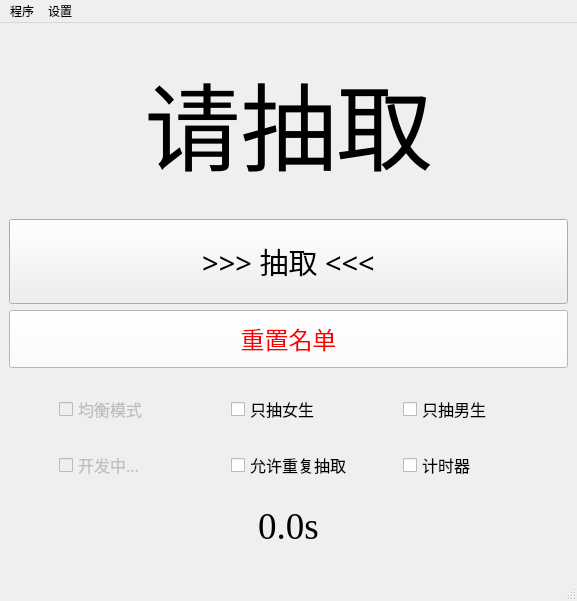
<?xml version="1.0" encoding="UTF-8"?>
<ui version="4.0">
 <class>MainWindow</class>
 <widget class="QMainWindow" name="MainWindow">
  <property name="enabled">
   <bool>true</bool>
  </property>
  <property name="geometry">
   <rect>
    <x>0</x>
    <y>0</y>
    <width>577</width>
    <height>601</height>
   </rect>
  </property>
  <property name="sizePolicy">
   <sizepolicy hsizetype="Preferred" vsizetype="Preferred">
    <horstretch>0</horstretch>
    <verstretch>0</verstretch>
   </sizepolicy>
  </property>
  <property name="windowTitle">
   <string>MainWindow</string>
  </property>
  <widget class="QWidget" name="centralwidget">
   <layout class="QVBoxLayout" name="verticalLayout_3">
    <item>
     <widget class="QLabel" name="name_label">
      <property name="sizePolicy">
       <sizepolicy hsizetype="Minimum" vsizetype="Maximum">
        <horstretch>0</horstretch>
        <verstretch>0</verstretch>
       </sizepolicy>
      </property>
      <property name="font">
       <font>
        <family>微软雅黑</family>
        <pointsize>72</pointsize>
       </font>
      </property>
      <property name="layoutDirection">
       <enum>Qt::LeftToRight</enum>
      </property>
      <property name="text">
       <string>请抽取</string>
      </property>
      <property name="alignment">
       <set>Qt::AlignCenter</set>
      </property>
     </widget>
    </item>
    <item>
     <layout class="QVBoxLayout" name="verticalLayout">
      <item>
       <widget class="QPushButton" name="pick_name_button">
        <property name="font">
         <font>
          <family>黑体</family>
          <pointsize>22</pointsize>
         </font>
        </property>
        <property name="styleSheet">
         <string notr="true">QPushButton {
    padding: 20px;
}
</string>
        </property>
        <property name="text">
         <string>&gt;&gt;&gt; 抽取 &lt;&lt;&lt;</string>
        </property>
       </widget>
      </item>
      <item>
       <widget class="QPushButton" name="reset_button">
        <property name="palette">
         <palette>
          <active>
           <colorrole role="WindowText">
            <brush brushstyle="SolidPattern">
             <color alpha="255">
              <red>0</red>
              <green>0</green>
              <blue>0</blue>
             </color>
            </brush>
           </colorrole>
           <colorrole role="Button">
            <brush brushstyle="SolidPattern">
             <color alpha="255">
              <red>255</red>
              <green>255</green>
              <blue>255</blue>
             </color>
            </brush>
           </colorrole>
           <colorrole role="Light">
            <brush brushstyle="SolidPattern">
             <color alpha="255">
              <red>255</red>
              <green>255</green>
              <blue>255</blue>
             </color>
            </brush>
           </colorrole>
           <colorrole role="Midlight">
            <brush brushstyle="SolidPattern">
             <color alpha="255">
              <red>255</red>
              <green>255</green>
              <blue>255</blue>
             </color>
            </brush>
           </colorrole>
           <colorrole role="Dark">
            <brush brushstyle="SolidPattern">
             <color alpha="255">
              <red>127</red>
              <green>127</green>
              <blue>127</blue>
             </color>
            </brush>
           </colorrole>
           <colorrole role="Mid">
            <brush brushstyle="SolidPattern">
             <color alpha="255">
              <red>170</red>
              <green>170</green>
              <blue>170</blue>
             </color>
            </brush>
           </colorrole>
           <colorrole role="Text">
            <brush brushstyle="SolidPattern">
             <color alpha="255">
              <red>0</red>
              <green>0</green>
              <blue>0</blue>
             </color>
            </brush>
           </colorrole>
           <colorrole role="BrightText">
            <brush brushstyle="SolidPattern">
             <color alpha="255">
              <red>255</red>
              <green>255</green>
              <blue>255</blue>
             </color>
            </brush>
           </colorrole>
           <colorrole role="ButtonText">
            <brush brushstyle="SolidPattern">
             <color alpha="255">
              <red>255</red>
              <green>0</green>
              <blue>0</blue>
             </color>
            </brush>
           </colorrole>
           <colorrole role="Base">
            <brush brushstyle="SolidPattern">
             <color alpha="255">
              <red>255</red>
              <green>255</green>
              <blue>255</blue>
             </color>
            </brush>
           </colorrole>
           <colorrole role="Window">
            <brush brushstyle="SolidPattern">
             <color alpha="255">
              <red>255</red>
              <green>255</green>
              <blue>255</blue>
             </color>
            </brush>
           </colorrole>
           <colorrole role="Shadow">
            <brush brushstyle="SolidPattern">
             <color alpha="255">
              <red>0</red>
              <green>0</green>
              <blue>0</blue>
             </color>
            </brush>
           </colorrole>
           <colorrole role="AlternateBase">
            <brush brushstyle="SolidPattern">
             <color alpha="255">
              <red>255</red>
              <green>255</green>
              <blue>255</blue>
             </color>
            </brush>
           </colorrole>
           <colorrole role="ToolTipBase">
            <brush brushstyle="SolidPattern">
             <color alpha="255">
              <red>255</red>
              <green>255</green>
              <blue>220</blue>
             </color>
            </brush>
           </colorrole>
           <colorrole role="ToolTipText">
            <brush brushstyle="SolidPattern">
             <color alpha="255">
              <red>0</red>
              <green>0</green>
              <blue>0</blue>
             </color>
            </brush>
           </colorrole>
           <colorrole role="PlaceholderText">
            <brush brushstyle="SolidPattern">
             <color alpha="128">
              <red>255</red>
              <green>0</green>
              <blue>0</blue>
             </color>
            </brush>
           </colorrole>
          </active>
          <inactive>
           <colorrole role="WindowText">
            <brush brushstyle="SolidPattern">
             <color alpha="255">
              <red>0</red>
              <green>0</green>
              <blue>0</blue>
             </color>
            </brush>
           </colorrole>
           <colorrole role="Button">
            <brush brushstyle="SolidPattern">
             <color alpha="255">
              <red>255</red>
              <green>255</green>
              <blue>255</blue>
             </color>
            </brush>
           </colorrole>
           <colorrole role="Light">
            <brush brushstyle="SolidPattern">
             <color alpha="255">
              <red>255</red>
              <green>255</green>
              <blue>255</blue>
             </color>
            </brush>
           </colorrole>
           <colorrole role="Midlight">
            <brush brushstyle="SolidPattern">
             <color alpha="255">
              <red>255</red>
              <green>255</green>
              <blue>255</blue>
             </color>
            </brush>
           </colorrole>
           <colorrole role="Dark">
            <brush brushstyle="SolidPattern">
             <color alpha="255">
              <red>127</red>
              <green>127</green>
              <blue>127</blue>
             </color>
            </brush>
           </colorrole>
           <colorrole role="Mid">
            <brush brushstyle="SolidPattern">
             <color alpha="255">
              <red>170</red>
              <green>170</green>
              <blue>170</blue>
             </color>
            </brush>
           </colorrole>
           <colorrole role="Text">
            <brush brushstyle="SolidPattern">
             <color alpha="255">
              <red>0</red>
              <green>0</green>
              <blue>0</blue>
             </color>
            </brush>
           </colorrole>
           <colorrole role="BrightText">
            <brush brushstyle="SolidPattern">
             <color alpha="255">
              <red>255</red>
              <green>255</green>
              <blue>255</blue>
             </color>
            </brush>
           </colorrole>
           <colorrole role="ButtonText">
            <brush brushstyle="SolidPattern">
             <color alpha="255">
              <red>255</red>
              <green>0</green>
              <blue>0</blue>
             </color>
            </brush>
           </colorrole>
           <colorrole role="Base">
            <brush brushstyle="SolidPattern">
             <color alpha="255">
              <red>255</red>
              <green>255</green>
              <blue>255</blue>
             </color>
            </brush>
           </colorrole>
           <colorrole role="Window">
            <brush brushstyle="SolidPattern">
             <color alpha="255">
              <red>255</red>
              <green>255</green>
              <blue>255</blue>
             </color>
            </brush>
           </colorrole>
           <colorrole role="Shadow">
            <brush brushstyle="SolidPattern">
             <color alpha="255">
              <red>0</red>
              <green>0</green>
              <blue>0</blue>
             </color>
            </brush>
           </colorrole>
           <colorrole role="AlternateBase">
            <brush brushstyle="SolidPattern">
             <color alpha="255">
              <red>255</red>
              <green>255</green>
              <blue>255</blue>
             </color>
            </brush>
           </colorrole>
           <colorrole role="ToolTipBase">
            <brush brushstyle="SolidPattern">
             <color alpha="255">
              <red>255</red>
              <green>255</green>
              <blue>220</blue>
             </color>
            </brush>
           </colorrole>
           <colorrole role="ToolTipText">
            <brush brushstyle="SolidPattern">
             <color alpha="255">
              <red>0</red>
              <green>0</green>
              <blue>0</blue>
             </color>
            </brush>
           </colorrole>
           <colorrole role="PlaceholderText">
            <brush brushstyle="SolidPattern">
             <color alpha="128">
              <red>255</red>
              <green>0</green>
              <blue>0</blue>
             </color>
            </brush>
           </colorrole>
          </inactive>
          <disabled>
           <colorrole role="WindowText">
            <brush brushstyle="SolidPattern">
             <color alpha="255">
              <red>127</red>
              <green>127</green>
              <blue>127</blue>
             </color>
            </brush>
           </colorrole>
           <colorrole role="Button">
            <brush brushstyle="SolidPattern">
             <color alpha="255">
              <red>255</red>
              <green>255</green>
              <blue>255</blue>
             </color>
            </brush>
           </colorrole>
           <colorrole role="Light">
            <brush brushstyle="SolidPattern">
             <color alpha="255">
              <red>255</red>
              <green>255</green>
              <blue>255</blue>
             </color>
            </brush>
           </colorrole>
           <colorrole role="Midlight">
            <brush brushstyle="SolidPattern">
             <color alpha="255">
              <red>255</red>
              <green>255</green>
              <blue>255</blue>
             </color>
            </brush>
           </colorrole>
           <colorrole role="Dark">
            <brush brushstyle="SolidPattern">
             <color alpha="255">
              <red>127</red>
              <green>127</green>
              <blue>127</blue>
             </color>
            </brush>
           </colorrole>
           <colorrole role="Mid">
            <brush brushstyle="SolidPattern">
             <color alpha="255">
              <red>170</red>
              <green>170</green>
              <blue>170</blue>
             </color>
            </brush>
           </colorrole>
           <colorrole role="Text">
            <brush brushstyle="SolidPattern">
             <color alpha="255">
              <red>127</red>
              <green>127</green>
              <blue>127</blue>
             </color>
            </brush>
           </colorrole>
           <colorrole role="BrightText">
            <brush brushstyle="SolidPattern">
             <color alpha="255">
              <red>255</red>
              <green>255</green>
              <blue>255</blue>
             </color>
            </brush>
           </colorrole>
           <colorrole role="ButtonText">
            <brush brushstyle="SolidPattern">
             <color alpha="255">
              <red>127</red>
              <green>127</green>
              <blue>127</blue>
             </color>
            </brush>
           </colorrole>
           <colorrole role="Base">
            <brush brushstyle="SolidPattern">
             <color alpha="255">
              <red>255</red>
              <green>255</green>
              <blue>255</blue>
             </color>
            </brush>
           </colorrole>
           <colorrole role="Window">
            <brush brushstyle="SolidPattern">
             <color alpha="255">
              <red>255</red>
              <green>255</green>
              <blue>255</blue>
             </color>
            </brush>
           </colorrole>
           <colorrole role="Shadow">
            <brush brushstyle="SolidPattern">
             <color alpha="255">
              <red>0</red>
              <green>0</green>
              <blue>0</blue>
             </color>
            </brush>
           </colorrole>
           <colorrole role="AlternateBase">
            <brush brushstyle="SolidPattern">
             <color alpha="255">
              <red>255</red>
              <green>255</green>
              <blue>255</blue>
             </color>
            </brush>
           </colorrole>
           <colorrole role="ToolTipBase">
            <brush brushstyle="SolidPattern">
             <color alpha="255">
              <red>255</red>
              <green>255</green>
              <blue>220</blue>
             </color>
            </brush>
           </colorrole>
           <colorrole role="ToolTipText">
            <brush brushstyle="SolidPattern">
             <color alpha="255">
              <red>0</red>
              <green>0</green>
              <blue>0</blue>
             </color>
            </brush>
           </colorrole>
           <colorrole role="PlaceholderText">
            <brush brushstyle="SolidPattern">
             <color alpha="128">
              <red>0</red>
              <green>0</green>
              <blue>0</blue>
             </color>
            </brush>
           </colorrole>
          </disabled>
         </palette>
        </property>
        <property name="font">
         <font>
          <family>黑体</family>
          <pointsize>18</pointsize>
         </font>
        </property>
        <property name="styleSheet">
         <string notr="true">QPushButton {
    padding: 10px;
}
</string>
        </property>
        <property name="text">
         <string>重置名单</string>
        </property>
       </widget>
      </item>
     </layout>
    </item>
    <item>
     <layout class="QHBoxLayout" name="config_ui_1">
      <property name="spacing">
       <number>7</number>
      </property>
      <property name="sizeConstraint">
       <enum>QLayout::SetDefaultConstraint</enum>
      </property>
      <property name="leftMargin">
       <number>50</number>
      </property>
      <item>
       <widget class="QCheckBox" name="n_pick_checkbox">
        <property name="enabled">
         <bool>false</bool>
        </property>
        <property name="font">
         <font>
          <family>宋体</family>
          <pointsize>12</pointsize>
         </font>
        </property>
        <property name="layoutDirection">
         <enum>Qt::LeftToRight</enum>
        </property>
        <property name="text">
         <string>均衡模式</string>
        </property>
       </widget>
      </item>
      <item>
       <widget class="QCheckBox" name="g_names_pick_checkbox">
        <property name="sizePolicy">
         <sizepolicy hsizetype="Minimum" vsizetype="Fixed">
          <horstretch>0</horstretch>
          <verstretch>0</verstretch>
         </sizepolicy>
        </property>
        <property name="font">
         <font>
          <family>宋体</family>
          <pointsize>12</pointsize>
         </font>
        </property>
        <property name="text">
         <string>只抽女生</string>
        </property>
       </widget>
      </item>
      <item>
       <widget class="QCheckBox" name="b_names_pick_checkbox">
        <property name="font">
         <font>
          <family>宋体</family>
          <pointsize>12</pointsize>
         </font>
        </property>
        <property name="text">
         <string>只抽男生</string>
        </property>
       </widget>
      </item>
     </layout>
    </item>
    <item>
     <layout class="QHBoxLayout" name="config_ui_2">
      <property name="spacing">
       <number>7</number>
      </property>
      <property name="sizeConstraint">
       <enum>QLayout::SetDefaultConstraint</enum>
      </property>
      <property name="leftMargin">
       <number>50</number>
      </property>
      <item>
       <widget class="QCheckBox" name="checkBox_12">
        <property name="enabled">
         <bool>false</bool>
        </property>
        <property name="font">
         <font>
          <family>宋体</family>
          <pointsize>12</pointsize>
         </font>
        </property>
        <property name="text">
         <string>开发中...</string>
        </property>
       </widget>
      </item>
      <item>
       <widget class="QCheckBox" name="pick_again_checkbox">
        <property name="font">
         <font>
          <family>宋体</family>
          <pointsize>12</pointsize>
         </font>
        </property>
        <property name="layoutDirection">
         <enum>Qt::LeftToRight</enum>
        </property>
        <property name="text">
         <string>允许重复抽取</string>
        </property>
       </widget>
      </item>
      <item>
       <widget class="QCheckBox" name="pick_time_checkbox">
        <property name="font">
         <font>
          <family>宋体</family>
          <pointsize>12</pointsize>
         </font>
        </property>
        <property name="text">
         <string>计时器</string>
        </property>
       </widget>
      </item>
     </layout>
    </item>
    <item>
     <widget class="QLabel" name="timer_label">
      <property name="sizePolicy">
       <sizepolicy hsizetype="Preferred" vsizetype="Maximum">
        <horstretch>0</horstretch>
        <verstretch>0</verstretch>
       </sizepolicy>
      </property>
      <property name="font">
       <font>
        <family>Times New Roman</family>
        <pointsize>28</pointsize>
       </font>
      </property>
      <property name="text">
       <string>0.0s</string>
      </property>
      <property name="alignment">
       <set>Qt::AlignCenter</set>
      </property>
     </widget>
    </item>
   </layout>
  </widget>
  <widget class="QMenuBar" name="menubar">
   <property name="geometry">
    <rect>
     <x>0</x>
     <y>0</y>
     <width>577</width>
     <height>26</height>
    </rect>
   </property>
   <widget class="QMenu" name="menu_about">
    <property name="title">
     <string>程序</string>
    </property>
    <addaction name="about_action"/>
    <addaction name="exit_action"/>
    <addaction name="separator"/>
    <addaction name="github_action"/>
   </widget>
   <widget class="QMenu" name="menu">
    <property name="title">
     <string>设置</string>
    </property>
    <addaction name="config_action"/>
   </widget>
   <addaction name="menu_about"/>
   <addaction name="menu"/>
  </widget>
  <widget class="QStatusBar" name="statusbar"/>
  <action name="update_action">
   <property name="text">
    <string>检查更新</string>
   </property>
  </action>
  <action name="about_action">
   <property name="text">
    <string>程序简介</string>
   </property>
  </action>
  <action name="github_action">
   <property name="text">
    <string>打开 Github 仓库</string>
   </property>
  </action>
  <action name="exit_action">
   <property name="text">
    <string>退出程序</string>
   </property>
  </action>
  <action name="config_action">
   <property name="text">
    <string>打开配置面板</string>
   </property>
  </action>
 </widget>
 <resources/>
 <connections/>
</ui>
